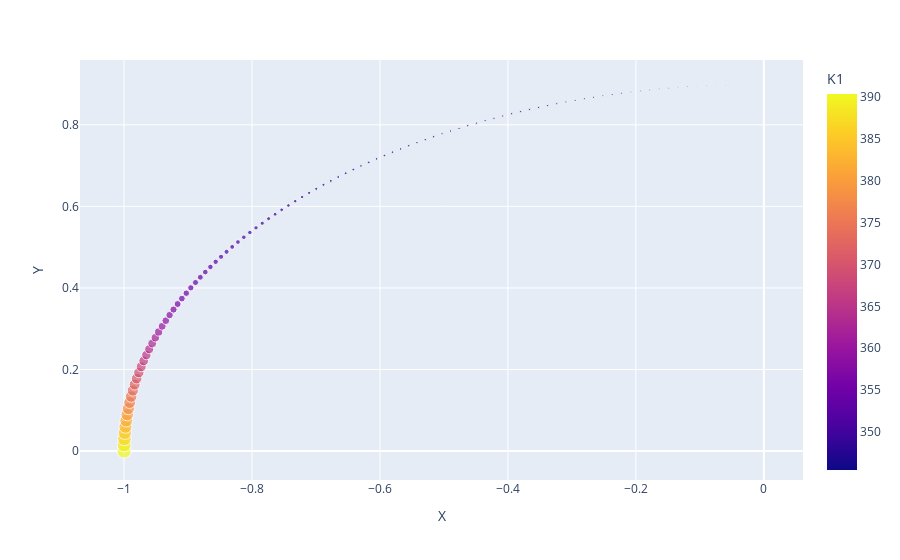

Source (notebook cell):
### Code cell
px.scatter(cracks, 'X', 'Y', color='K1', size='K1_normed', size_max=10)
